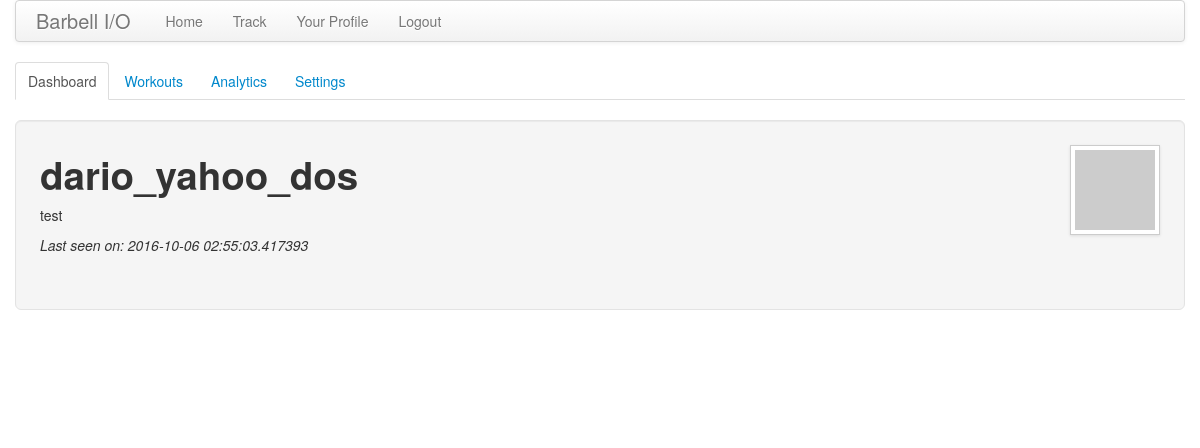
The app's page /user/dario_yahoo_dos/home (signed in), older data.
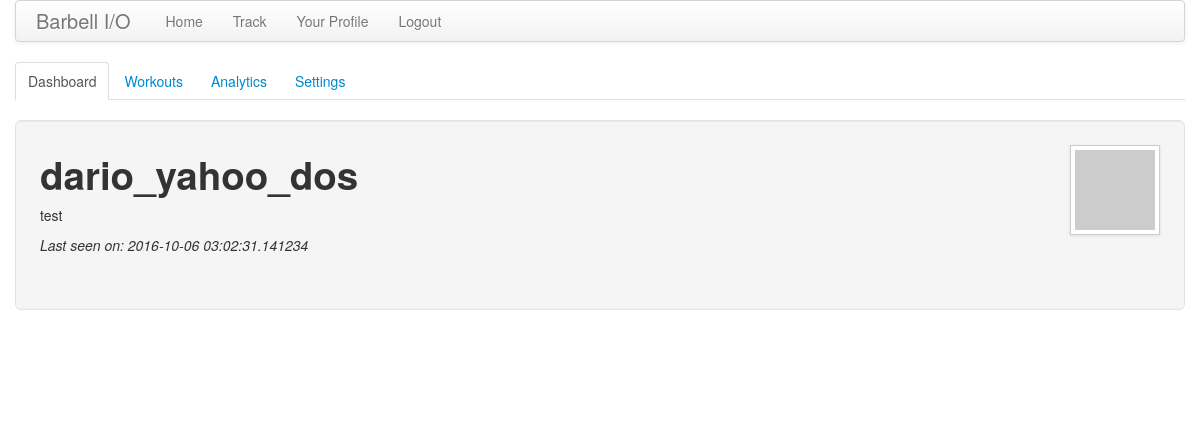
The same page, newer data.
### app/models.py (models this page shows, shortened)
class User(db.Model):
    id = db.Column(db.Integer, primary_key=True)
    uid = db.Column(db.String, unique=True)
    username = db.Column(db.String(64), index=True, unique=True)
    email = db.Column(db.String(120), index=True, unique=True)
    about_me = db.Column(db.String(140))
    last_seen = db.Column(db.DateTime)
    units = db.Column(db.String) # TODO: len
    sex = db.Column(db.String)   # TODO: len
    posts = db.relationship('Post', backref='author', lazy='dynamic')
    lifts = db.relationship('LiftEntry', backref='lifter', lazy='dynamic')
    def avatar(self, size):
        return 'http://www.gravatar.com/avatar/%s?d=mm&s=%d' % (md5(self.email.encode('utf-8')).hexdigest(), size)
    @property
    def is_authenticated(self):
        return True
    def __repr__(self):
        return '<User %r>' % (self.username)

### app/views.py (the view)
@app.route('/user/<username>')
@app.route('/user/<username>/home')
@login_required
def user_home(username):
    user = User.query.filter_by(username=username).first()
    if user == None:
        flash('User %s not found.' % username)
        return redirect(url_for('index'))
    lifts = user.lifts
    units = user.units
    charts = []
    for idx, lift_choice in enumerate(lift_choices):
        cur_lift = lifts.filter_by(lift=lift_choice)
        if cur_lift.count() > 0:
            cur_chart = {}
            cur_chart['chartID'] = 'chart' + str(idx)
            cur_chart['chart'] = {"renderTo": 'chartID_' + str(idx), "type": 'spline'}
            cur_chart['series'] = [{"name": 'Weight', "data": [lift.weight for lift in cur_lift]}]
            cur_chart['chartTitle'] = {"text": lift_choice}
            cur_chart['xAxis'] = {"categories": [str(i) for i in range(cur_lift.count())]}
            cur_chart['yAxis'] = {"title": {"text": 'Weight in ' + units}}
            cur_chart['plotOptions'] = {}
            charts.append(cur_chart)
    return render_template('user_home.html',
                           title='Your Profile',
                           user=user,
                           charts=charts)

### app/views.py (called while the page is built)
@app.before_request
def before_request():
    g.user = current_user
    print('Current user: ' + str(g.user))
    if g.user.is_authenticated:
        g.user.last_seen = datetime.utcnow()
        db.session.add(g.user)
        db.session.commit()

@lm.user_loader
def load_user(id):
    return User.query.get(int(id))

### app/templates/user_home.html (shortened to what this page needs)
{% extends "user_nav.html" %}
{% set active_page = "dashboard" %}
{% block user_content %}
<div class="well well-large" style="height: 140px;">
    <div class="pull-right">
        <img src="{{user.avatar(128)}}" class="img-polaroid">
    </div>
    <h1>{{user.username}}</h1>
    {% if user.about_me %}<p>{{user.about_me}}</p>{% endif %}
    {% if user.last_seen %}<p><em>Last seen on: {{user.last_seen}}</em></p>{% endif %}
</div>
{% for chart in charts %}
    <div class="row-fluid">
    <div class = "span10 offset1">
    </div>
    </div>
{% endfor %}
{% endblock %}

### app/templates/user_nav.html (shortened to what this page needs)
{% extends "base.html" %}
{% block content %}
{% set navigation_bar = [
    (url_for('user_home', username=user.username), 'dashboard', 'Dashboard'),
    (url_for('user_workouts', username=user.username), 'workouts', 'Workouts'),
    (url_for('user_analytics', username=user.username), 'analytics', 'Analytics'),
    (url_for('user_settings', username=user.username), 'settings', 'Settings')
] %}
{% set active_page = active_page|default('dashboard') %}
<ul id="user_navbar" class="nav nav-tabs">
    {% for href, id, caption in navigation_bar %}
    <li{% if id == active_page %} class="active"{% endif %}><a href="{{ href|e }}">{{ caption|e }}</a></li>
    {% endfor %}
</ul>
{% block user_content %}{% endblock %}
{% endblock %}

### app/templates/base.html (shortened to what this page needs)
<!DOCTYPE html>
<html lang="en">
<head>
    <link href="/static/css/bootstrap.min.css" rel="stylesheet" media="screen">
    <link href="/static/css/bootstrap-responsive.min.css" rel="stylesheet">
</head>
<body>
    <div class="container">
        <div class="navbar">
            <div class="navbar-inner">
                <a class="brand" href="/">Barbell I/O</a>
                <ul class="nav">
                    <li><a href="{{ url_for('index') }}">Home</a></li>
                    {% if g.user.is_authenticated %}
                    <li><a href="{{ url_for('track') }}">Track</a>
                    <li><a href="{{ url_for('user_home', username=g.user.username) }}">Your Profile</a></li>
                    <li><a href="{{ url_for('logout') }}">Logout</a></li>
                    {% endif %}
                </ul>
            </div>
        </div>
        <div class="row">
            <div class="span12">
                {% block content %}{% endblock %}
            </div>
        </div>
    </div>
</body>
</html>

Row changes from the older to the newer data that the page shows:
changed User "dario_yahoo_dos": last_seen "2016-10-06 02:55:03.417393" → "2016-10-06 03:02:31.141234"
